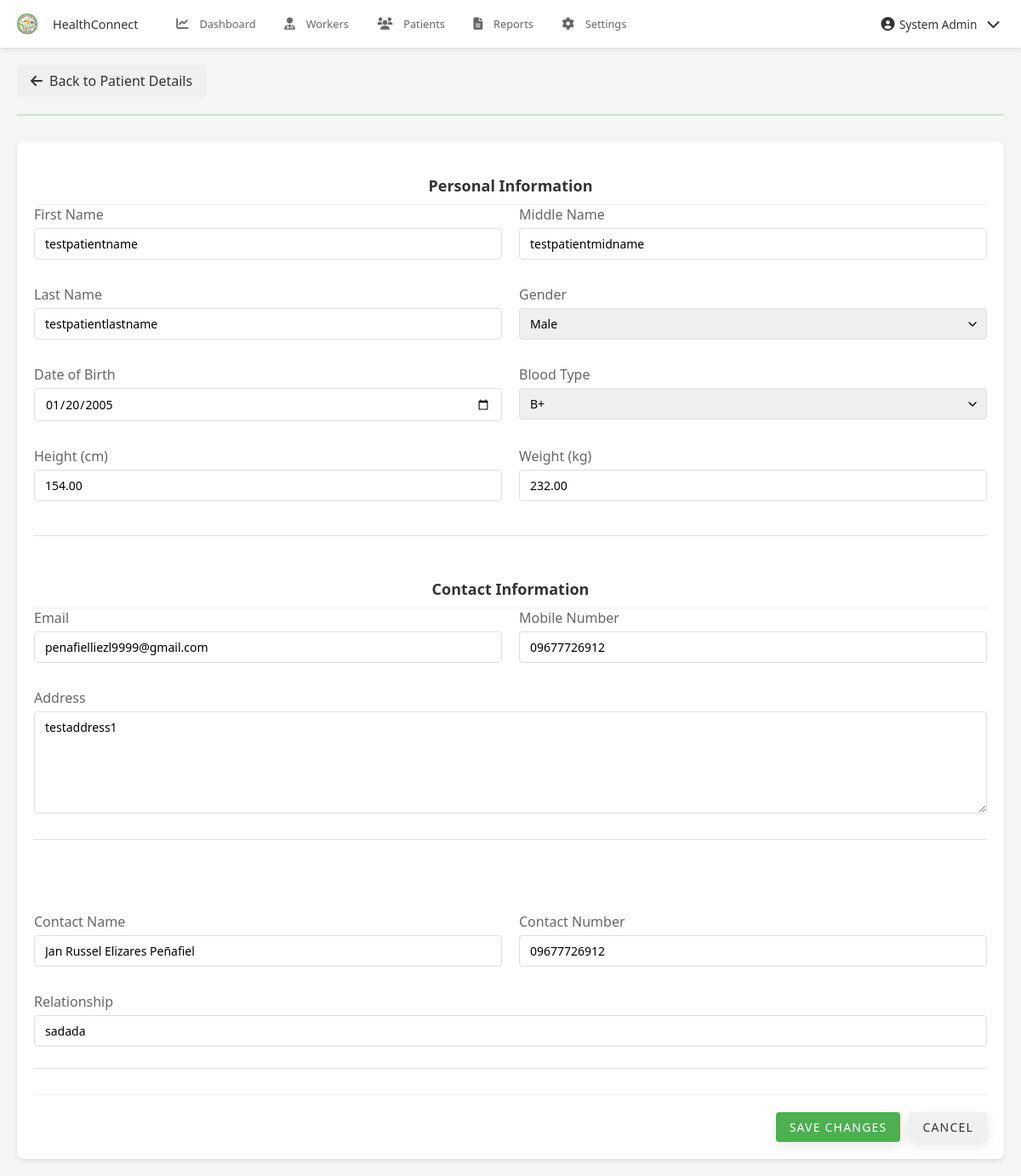
The app's page /pages/admin/edit_patient.php?id=18 (signed in) with its own data.
### tables this page shows
CREATE TABLE `patients` (
  `patient_id` int(11) NOT NULL,
  `user_id` int(11) DEFAULT NULL,
  `blood_type` varchar(5) DEFAULT NULL,
  `height` decimal(5,2) DEFAULT NULL,
  `weight` decimal(5,2) DEFAULT NULL,
  `emergency_contact_name` varchar(200) DEFAULT NULL,
  `emergency_contact_number` varchar(20) DEFAULT NULL,
  `emergency_contact_relationship` varchar(100) DEFAULT NULL,
  `created_at` timestamp NOT NULL DEFAULT current_timestamp(),
  `updated_at` timestamp NOT NULL DEFAULT current_timestamp() ON UPDATE current_timestamp(),
  `is_approved` tinyint(1) DEFAULT 0,
  `approved_at` timestamp NULL DEFAULT NULL
);

CREATE TABLE `users` (
  `user_id` int(11) NOT NULL,
  `role_id` int(11) DEFAULT NULL,
  `username` varchar(50) NOT NULL,
  `email` varchar(100) NOT NULL,
  `password` varchar(255) NOT NULL,
  `mobile_number` varchar(20) DEFAULT NULL,
  `first_name` varchar(100) NOT NULL,
  `middle_name` varchar(100) DEFAULT NULL,
  `last_name` varchar(100) NOT NULL,
  `gender` enum('Male','Female','Other') DEFAULT NULL,
  `date_of_birth` date DEFAULT NULL,
  `address` text DEFAULT NULL,
  `profile_picture` varchar(255) DEFAULT NULL,
  `is_active` tinyint(1) DEFAULT 1,
  `last_login` datetime DEFAULT NULL,
  `otp` varchar(6) DEFAULT NULL,
  `otp_expiry` datetime DEFAULT NULL,
  `created_at` timestamp NOT NULL DEFAULT current_timestamp(),
  `updated_at` timestamp NOT NULL DEFAULT current_timestamp() ON UPDATE current_timestamp()
);

### pages/admin/edit_patient.php (the view, shortened to what this page needs)
<?php
$database = new Database();
$conn = $database->getConnection();
$user_id = isset($_GET['id']) ? (int)$_GET['id'] : 0;
try {
    $query = "SELECT u.*, p.*
              FROM users u
              JOIN patients p ON u.user_id = p.user_id
              WHERE u.user_id = :user_id";
    $stmt = $conn->prepare($query);
    $stmt->bindParam(':user_id', $user_id, PDO::PARAM_INT);
    $stmt->execute();
    $patient = $stmt->fetch(PDO::FETCH_ASSOC);
} catch (PDOException $e) {
    error_log("Error fetching patient details: " . $e->getMessage());
    $_SESSION['error'] = "Error fetching patient details. Please try again.";
    header('Location: patients.php');
    exit();
}
?>
<!DOCTYPE html>
<html lang="en">
<head>
    <?php include __DIR__ . '/../../includes/header_links.php'; ?>
</head>
<body>
    <?php include __DIR__ . '/../../includes/navbar.php'; ?>
    <div class="container">
        <div class="page-header">
            <div class="header-actions">
                <a href="view_patient.php?id=<?php echo $user_id; ?>" class="btn-back">
                    <i class="fas fa-arrow-left"></i> Back to Patient Details
                </a>
            </div>
        </div>
        <form method="POST" class="edit-form" id="editPatientForm">
            <div class="form-section">
                <h3 class="section-title">Personal Information</h3>
                <div class="form-row">
                    <div class="form-group">
                        <label for="first_name">First Name</label>
                        <input type="text" id="first_name" name="first_name" class="form-control"
                               value="<?php echo htmlspecialchars($patient['first_name']); ?>" required>
                    </div>
                    <div class="form-group">
                        <label for="middle_name">Middle Name</label>
                        <input type="text" id="middle_name" name="middle_name" class="form-control"
                               value="<?php echo htmlspecialchars($patient['middle_name']); ?>">
                    </div>
                </div>
                <div class="form-row">
                    <div class="form-group">
                        <label for="last_name">Last Name</label>
                        <input type="text" id="last_name" name="last_name" class="form-control"
                               value="<?php echo htmlspecialchars($patient['last_name']); ?>" required>
                    </div>
                    <div class="form-group">
                        <label for="gender">Gender</label>
                        <select id="gender" name="gender" class="form-control" required>
                            <option value="Male" <?php echo $patient['gender'] === 'Male' ? 'selected' : ''; ?>>Male</option>
                        </select>
                    </div>
                </div>
                <div class="form-row">
                    <div class="form-group">
                        <label for="date_of_birth">Date of Birth</label>
                        <input type="date" id="date_of_birth" name="date_of_birth" class="form-control"
                               value="<?php echo $patient['date_of_birth']; ?>" required>
                    </div>
                    <div class="form-group">
                        <label for="blood_type">Blood Type</label>
                        <select id="blood_type" name="blood_type" class="form-control">
                            <?php
                            $blood_types = ['A+', 'A-', 'B+', 'B-', 'AB+', 'AB-', 'O+', 'O-'];
                            foreach ($blood_types as $type) {
                                echo '<option value="' . $type . '"' .
                                     ($patient['blood_type'] === $type ? ' selected' : '') .
                                     '>' . $type . '</option>';
                            }
                            ?>
                        </select>
                    </div>
                </div>
                <div class="form-row">
                    <div class="form-group">
                        <label for="height">Height (cm)</label>
                        <input type="number" id="height" name="height" class="form-control" step="0.01"
                               value="<?php echo htmlspecialchars($patient['height']); ?>">
                    </div>
                    <div class="form-group">
                        <label for="weight">Weight (kg)</label>
                        <input type="number" id="weight" name="weight" class="form-control" step="0.01"
                               value="<?php echo htmlspecialchars($patient['weight']); ?>">
                    </div>
                </div>
            </div>
            <div class="form-section">
                <h3 class="section-title">Contact Information</h3>
                <div class="form-row">
                    <div class="form-group">
                        <label for="email">Email</label>
                        <input type="email" id="email" name="email" class="form-control"
                               value="<?php echo htmlspecialchars($patient['email']); ?>" required>
                    </div>
                    <div class="form-group">
                        <label for="mobile_number">Mobile Number</label>
                        <input type="tel" id="mobile_number" name="mobile_number" class="form-control"
                               value="<?php echo htmlspecialchars($patient['mobile_number']); ?>" required>
                    </div>
                </div>
                <div class="form-group">
                    <label for="address">Address</label>
                    <textarea id="address" name="address" class="form-control" required><?php echo htmlspecialchars($patient['address']); ?></textarea>
                </div>
            </div>
            <div class="form-section">
                <div class="form-row">
                    <div class="form-group">
                        <label for="emergency_contact_name">Contact Name</label>
                        <input type="text" id="emergency_contact_name" name="emergency_contact_name" class="form-control"
                               value="<?php echo htmlspecialchars($patient['emergency_contact_name']); ?>" required>
                    </div>
                    <div class="form-group">
                        <label for="emergency_contact_number">Contact Number</label>
                        <input type="tel" id="emergency_contact_number" name="emergency_contact_number" class="form-control"
                               value="<?php echo htmlspecialchars($patient['emergency_contact_number']); ?>" required>
                    </div>
                </div>
                <div class="form-group">
                    <label for="emergency_contact_relationship">Relationship</label>
                    <input type="text" id="emergency_contact_relationship" name="emergency_contact_relationship" class="form-control"
                           value="<?php echo htmlspecialchars($patient['emergency_contact_relationship']); ?>" required>
                </div>
            </div>
            <div class="form-actions">
                <button type="submit" class="btn btn-primary">Save Changes</button>
                <a href="view_patient.php?id=<?php echo $user_id; ?>" class="btn btn-secondary">Cancel</a>
            </div>
        </form>
    </div>
</body>
</html>

### assets/css/style.css (style rules this page uses)
:root { --primary-color: #4CAF50; --primary-dark: #388E3C; --primary-light: #C8E6C9; --accent-color: #FF5722; --text-primary: #212121; --text-secondary: #757575; --divider-color: #BDBDBD; --background-color: #F5F5F5; --white: #FFFFFF; --error: #F44336; --warning: #FFC107; --info: #2196F3; --success: #4CAF50; }
* { margin: 0; padding: 0; box-sizing: border-box; font-family: 'Poppins', 'Segoe UI', Arial, sans-serif; }
html, body { height: 100%; background-color: var(--background-color); color: var(--text-primary); font-size: 16px; overflow-x: hidden; }
a { color: var(--primary-dark); text-decoration: none; transition: color 0.3s ease; }
.container { width: 100%; max-width: 1200px; margin: 0 auto; padding: 0 20px; }
.btn { display: inline-block; padding: 14px 28px; background-color: var(--primary-color); color: var(--white); border-radius: 30px; font-weight: 600; text-transform: uppercase; letter-spacing: 1.2px; transition: all 0.3s ease; cursor: pointer; border: none; box-shadow: 0 4px 15px rgba(0,0,0,0.1); }
.section-title { text-align: center; margin-bottom: 50px; }
.form-group { margin-bottom: 20px; }
.form-group label { display: block; margin-bottom: 8px; font-weight: 500; color: var(--text-primary); }
.form-control { width: 100%; padding: 12px 15px; border: 1px solid var(--divider-color); border-radius: 4px; font-size: 1rem; transition: border-color 0.3s ease, box-shadow 0.3s ease; }
textarea.form-control { resize: vertical; min-height: 120px; }
.form-row { display: flex; gap: 20px; margin-bottom: 0; }
.form-group { margin-bottom: 25px; flex: 1; }
.form-control { width: 100%; padding: 15px; border: 1px solid #e0e0e0; border-radius: 8px; font-size: 1rem; transition: all 0.3s ease; }
.form-section { border-bottom: 1px solid #e0e0e0; margin-bottom: 25px; padding-bottom: 10px; }
.page-header { display: flex; justify-content: space-between; align-items: center; margin-bottom: 30px; padding: 20px 0; border-bottom: 2px solid var(--primary-light); }
.header-actions { display: flex; gap: 15px; align-items: center; }
.form-group { margin-bottom: 15px; }
.form-group label { display: block; margin-bottom: 8px; color: var(--text-primary); font-weight: 500; }
.form-control { width: 100%; padding: 10px 15px; border: 1px solid var(--divider-color); border-radius: 6px; font-size: 0.95rem; transition: border-color 0.3s ease; }
.form-group label { display: block; margin-bottom: 8px; color: var(--text-secondary); font-weight: 500; }
.form-actions { display: flex; gap: 15px; margin-top: 30px; padding-top: 20px; border-top: 1px solid var(--divider-color); }
.will-animate { opacity: 0; transform: translateY(30px); transition: opacity 0.6s ease, transform 0.6s ease; }
.animate { opacity: 1; transform: translateY(0); }
.section-title.will-animate { transform: translateY(20px); }
body { padding-top: 60px; padding-bottom: 70px; }

### pages/admin/edit_patient.php (style rules this page uses)
.edit-form { background: #fff; border-radius: 8px; padding: 20px; margin-bottom: 20px; box-shadow: 0 2px 4px rgba(0,0,0,0.1); }
.form-section { margin-bottom: 30px; }
.section-title { font-size: 18px; color: #333; margin-bottom: 20px; padding-bottom: 10px; border-bottom: 1px solid #eee; }
.form-row { display: grid; grid-template-columns: repeat(2, 1fr); gap: 20px; margin-bottom: 15px; }
.form-group { margin-bottom: 15px; }
.form-group label { display: block; margin-bottom: 5px; color: #666; font-weight: 500; }
.form-control { width: 100%; padding: 8px 12px; border: 1px solid #ddd; border-radius: 4px; font-size: 14px; }
select.form-control { appearance: none; background-repeat: no-repeat; background-position: right 8px center; background-size: 16px; padding-right: 32px; }
.form-actions { display: flex; justify-content: flex-end; gap: 10px; margin-top: 20px; padding-top: 20px; border-top: 1px solid #eee; }
.btn { padding: 8px 16px; border: none; border-radius: 4px; cursor: pointer; font-size: 14px; font-weight: 500; transition: background-color 0.2s; }
.btn-primary { background-color: #4CAF50; color: white; }
.btn-secondary { background-color: #f0f0f0; color: #333; }
.btn-back { padding: 8px 16px; background: #f0f0f0; color: #333; border: none; border-radius: 4px; text-decoration: none; display: inline-flex; align-items: center; gap: 8px; }

### includes/navbar.php (style rules this page uses)
body { padding-top: 48px; padding-bottom: 56px; }
@media (min-width: 769px) { body { padding-bottom: 0; } }
@media (min-width: 769px) { body { padding-top: 56px; } }

### records on screen
patients: first_name "testpatientname", middle_name "testpatientmidname", last_name "testpatientlastname", date_of_birth "01/20/2005", blood_type "B+", height "154.00", weight "232.00", email "penafielliezl9999@gmail.com", mobile_number "09677726912", address "testaddress1", emergency_contact_name "Jan Russel Elizares Peñafiel", emergency_contact_number "09677726912", emergency_contact_relationship "sadada"
users: gender "Male"
